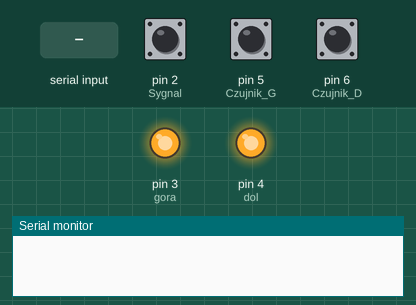
The sketch below on a simulated Arduino Uno, built with avr-gcc and run on an emulated ATmega328P. Parts: output pins drawn as LEDs (lit = HIGH), the last lines printed to the serial monitor. The inputs (shaded band) are chosen by the test bench; at power-on: pin 6 (Czujnik_D) HIGH, pin 2 (Sygnal) HIGH, pin 5 (Czujnik_G) HIGH.

Above: at 1.2 s.
1.3 s: "G" received over Serial
At 1.6 s:
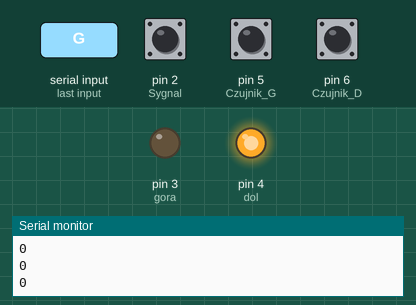
2.8 s: "D" received over Serial
At 4.0 s:
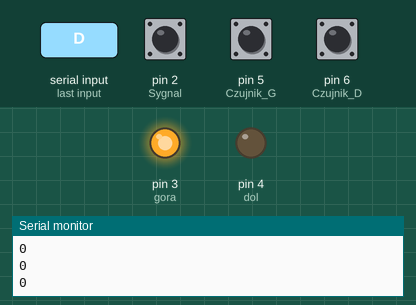
4.3 s: pin 6 (Czujnik_D) pulled LOW for 0.15 s
At 5.5 s:
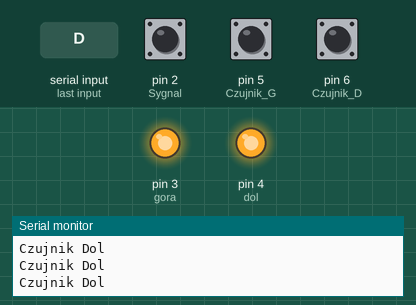
Timing chart, 0 to 7.3 s (numbered marks = the images above; inputs shaded):
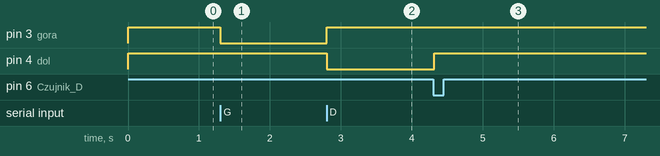

Measured:
- after the input at 1.3 s, pin 3 (gora): HIGH → LOW at once
- after the input at 2.8 s, pin 3 (gora): LOW → HIGH at once; pin 4 (dol): HIGH → LOW at once
- after the input at 4.3 s, pin 4 (dol): LOW → HIGH at once

The sketch:

Asterfekt_Prog_G_D.ino
```cpp
//Definowanie wejść i zmiennych .
int Danezportu = 0;//Zczytywanie komend z portu
int i = 0; //deklaracja impulsów,które są zliczane przez wciśnięcie przycisku "sygnal"
#define dol 4
#define gora 3
#define Sygnal 2
#define Czujnik_G 5
#define Czujnik_D 6

void setup()
//Ustawianie wejść i wyjść
{
  Serial.begin(9600);   // predkosc transmisji przez port COM (USB)

  pinMode(dol, OUTPUT); // Wyjście "JAZDA dol"
  pinMode(gora, OUTPUT); // Wyjście "JAZDA gora"

  digitalWrite(dol, HIGH); // Początkowy stan wył. (Sterowanie stanem niskim)
  digitalWrite(gora, HIGH); // Początkowy stan wył.(Sterowanie stanem niskim)

  pinMode(Czujnik_G, INPUT_PULLUP); //Deklaracja Czujnika Góra
  pinMode(Czujnik_D, INPUT_PULLUP); //Deklaracja Czujnika Dół

  pinMode(Sygnal, INPUT_PULLUP); //Deklaracja sygnałów jako wejście .

}


void loop()
{


  if (digitalRead (Czujnik_G) == LOW && Danezportu != 'D') //Warunki zadziałania krańcówki w górnym położeniu.
  {
    Danezportu = 'U'; //czujnik wykrył pozycje w górnym położeniu,przejście do Case U
    i = 0; //Poczatkowa wartosc obrotow
  }
  if (digitalRead (Czujnik_D) == LOW && Danezportu != 'G') //Warunki zadziałania krańcówki w dolnym położeniu.
  {
    Danezportu = 'M'; //czujnik wykrył pozycje w dolnym położeniu .

  }
  if (Serial.available() > 0) { //Sprawdzanie czy Zostało coś wysłane do Arduino
    Danezportu = Serial.read(); //Zczytanie 1 znaku .
  }

  switch (Danezportu) {
    case 'G':
      //Zaświecenie diody zielonej,która symululuje ruch silnika w kierunku umożliwiającym ruch w góre.
      digitalWrite(dol, HIGH);
      digitalWrite(gora, LOW);
      attachInterrupt(digitalPinToInterrupt(Sygnal), sub, FALLING); //Przerwanie,które ma za zadanie odejmowanie impulsów "i" przez wykrywanie zbocza opadającego.
      Serial.println(i);//Wypisanie aktualnej wartości impulsów na port szeregowy .

      break;
    case 'S':
      //STOP
      digitalWrite(gora, HIGH);
      digitalWrite(dol, HIGH);
      Serial.println("stop");
      break;

    case 'D':
      //Zaświecenie diody niebieskiej,która symululuje ruch silnika w kierunku umożliwiającym ruch w góre.
      digitalWrite(gora, HIGH);
      digitalWrite(dol, LOW);
      attachInterrupt(digitalPinToInterrupt(Sygnal), add, FALLING); //Przerwanie,które ma za zadanie dodawanie impulsów "i" przez wykrywanie zbocza opadającego.
      Serial.println(i);//Wypisanie aktualnej wartości impulsów na port szeregowy .

      break;
    case 'U':
      //Zadziałanie krańcóki Góra
      Serial.println("Czujnik Gora");
      digitalWrite(gora, HIGH);
      break;
    case 'M':
      //Zadziałanie krańcóki dół
      Serial.println("Czujnik Dol");
      digitalWrite(dol, HIGH);
      break;
  }
}

void add() {
  //Przerwanie dodawanie
  i++;
}
void sub() {
  //Przerwanie odejmowanie
  if (i > 0) {
    i--;
  }
}
```
